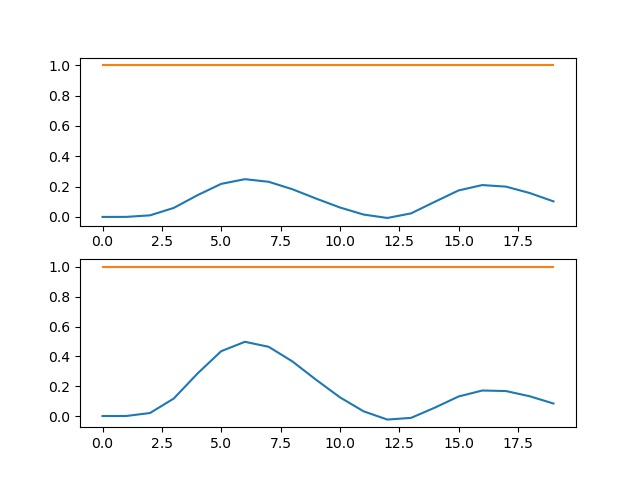

Write Python code to recreate this figure.

from nilearn.glm.first_level import make_first_level_design_matrix
import pandas as pd
import numpy as np
from matplotlib import pyplot as plt


data = [[0, 1, 'cond1'], [0, 1, 'cond1'], [10, 1, 'cond1']] # duplicate event at 0 secs not counted
events = pd.DataFrame(data, columns=['onset','duration','trial_type'])
X0 = make_first_level_design_matrix(np.arange(20),events=events)

print(events.duplicated().any())

data = [[0, 1, 'cond1'], [0.001, 1, 'cond1'], [10, 1, 'cond1']] # duplicate event ~ 0 secs is now counted
events = pd.DataFrame(data, columns=['onset','duration','trial_type'])
X1 = make_first_level_design_matrix(np.arange(20),events=events)

fig, ax = plt.subplots(nrows=2)
ax[0].plot(X0)
ax[1].plot(X1)
plt.savefig('show_make_first_level_design_matrix_oddity.jpg')
